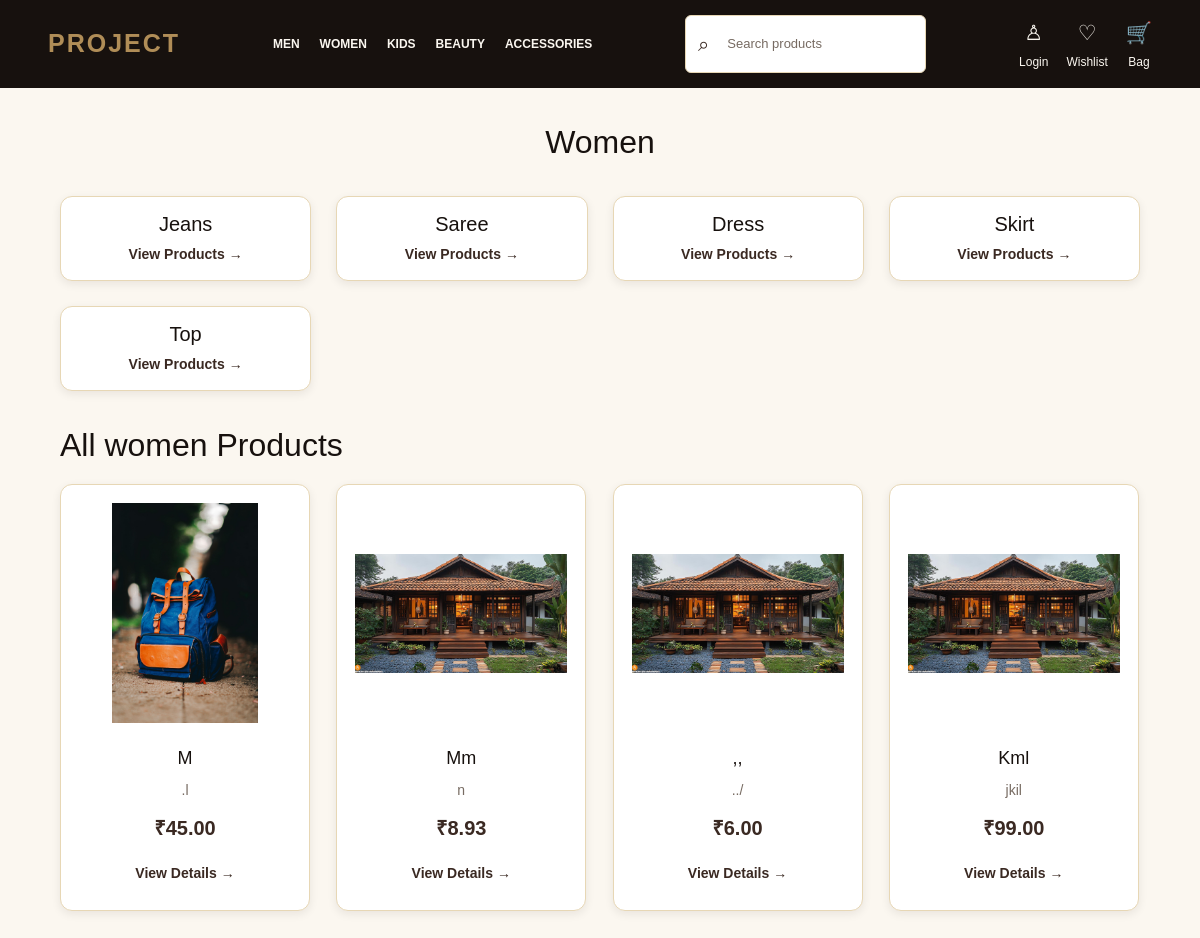
Page /category/women on the committed database.
### shopapp/models.py (models this page shows, shortened)
class Category(models.Model):
    name = models.CharField( max_length=100)
    image = models.ImageField(
        upload_to='categories/',
        blank=True,
        null=True
    )
    parent = models.ForeignKey('self',on_delete=models.CASCADE,null=True,blank=True,related_name='subcategories')
    def __str__(self):
        return self.name

class Product(models.Model):
    seller=models.ForeignKey(CustomUser,on_delete=models.CASCADE)
    category=models.ForeignKey(Category,on_delete=models.CASCADE)
    name=models.CharField(max_length=100)
    description=models.TextField()
    price=models.DecimalField(max_digits=10,decimal_places=2)
    image=models.ImageField(upload_to='products/')
    stock=models.PositiveIntegerField(default=0)
    def __str__(self):
        return self.name

### shopapp/views.py (the view)
# urls.py: path('category/<str:category>',category,name='category'),
def category(request,category):
    try :
        category_obj = Category.objects.filter(name__iexact=category)[0]
    except :
        return redirect('home')
    print(category_obj,category)
    subcategories = Category.objects.filter(parent=category_obj.id)
    products=Product.objects.filter(
        Q(category=category_obj) | Q(category__in=subcategories)
    ).distinct()
    print(category_obj)
    print(products)
    print(subcategories)
    return render(request, "category.html", {"category": category_obj,"products": products,"subcategories": subcategories})

### templates/category.html (shortened to what this page needs)
{% extends 'base.html' %}
{% block content %}
<div class="category-page">
    <h1>{{ category.name }}</h1>
    {% if subcategories %}
        <div class="category-container">
            {% for sub in subcategories %}
                <a href="{% url 'category' sub.name %}"
                   class="category-card">
                    <h3>{{ sub.name }}</h3>
                    <p>View Products →</p>
                </a>
            {% endfor %}
        </div>
    {% endif %}
    {% if products %}
        <h2 style="margin: 35px 0 20px; color: #17110E;">
            {% if subcategories %}
                All {{ category.name }} Products
            {% else %}
                {{ category.name }} Products
            {% endif %}
        </h2>
        <div class="product-container">
            {% for product in products %}
                <a href="{% url 'product_detail' product.id %}"
                   class="product-link">
                    <div class="product-card">
                        {% if product.image %}
                            <img src="{{ product.image.url }}"
                                 alt="{{ product.name }}">
                        {% endif %}
                        <h3>{{ product.name }}</h3>
                        <p class="description">
                            {{ product.description|truncatewords:15 }}
                        </p>
                        <p class="price">
                            ₹{{ product.price }}
                        </p>
                        <span class="view-details">
                            View Details →
                        </span>
                    </div>
                </a>
            {% endfor %}
        </div>
    {% elif not subcategories %}
        <p class="empty-message">
            No products found in this category.
        </p>
    {% endif %}
</div>
{% endblock %}

### shopapp/static/styles.css (style rules this page uses)
* { margin: 0; padding: 0; box-sizing: border-box; }
body { background-color: #FBF7F0; color: #17110E; font-family: Arial, sans-serif; }
.product-card, .category-card { background-color: #FFFFFF; color: #17110E; border: 1px solid #E7D7B5; border-radius: 10px; box-shadow: 0 4px 12px rgba(23, 17, 14, 0.08); transition: 0.3s ease; }
h1, h2, h3 { color: #17110E; }
.price { color: #3A2922; font-weight: bold; }

### templates/category.html (style rules this page uses)
.category-page { padding: 35px 5%; background-color: #FBF7F0; min-height: 100vh; font-family: Arial, sans-serif; }
.category-page h1 { text-align: center; font-size: 32px; color: #17110E; margin-bottom: 35px; text-transform: capitalize; }
.category-container { display: grid; grid-template-columns: repeat(auto-fit, minmax(200px, 1fr)); gap: 25px; }
.category-card { display: block; text-decoration: none; color: #17110E; background-color: #FFFFFF; border: 1px solid #E7D7B5; border-radius: 12px; overflow: hidden; text-align: center; box-shadow: 0 3px 10px rgba(23, 17, 14, 0.08); transition: 0.3s ease; }
.category-card h3 { margin: 15px 0 8px; font-size: 20px; color: #17110E; text-transform: capitalize; }
.category-card p { color: #3A2922; margin: 0 0 15px; font-size: 14px; font-weight: 600; }
.product-container { display: grid; grid-template-columns: repeat(auto-fit, minmax(220px, 1fr)); gap: 25px; }
.product-link { display: block; color: inherit; text-decoration: none; }
.product-card { height: 100%; width: 250px; box-sizing: border-box; background-color: #FFFFFF; color: #17110E; border: 1px solid #E7D7B5; border-radius: 12px; padding: 18px; text-align: center; box-shadow: 0 3px 10px rgba(23, 17, 14, 0.08); transition: 0.3s ease; cursor: pointer; }
.product-card img { width: 100%; height: 220px; object-fit: contain; margin-bottom: 15px; }
.product-card h3 { color: #17110E; font-size: 18px; margin: 10px 0; text-transform: capitalize; transition: color 0.3s ease; }
.product-card .description { color: #776B62; font-size: 14px; line-height: 1.5; margin-bottom: 12px; }
.product-card .price { color: #3A2922; font-size: 20px; font-weight: bold; margin: 12px 0; }
.view-details { display: inline-block; color: #3A2922; font-size: 14px; font-weight: bold; margin: 8px 0; transition: color 0.3s ease; }

### rows in the picture
Category: name "Women", name "women"
Category: name "Jeans"
Category: name "Saree"
Category: name "Dress"
Category: name "Skirt"
Category: name "Top"
Product: image (picture), name "M", description ".l", price "45.00"
Product: image (picture), name "Mm", description "n", price "8.93"
Product: image (picture), name ",,", description "../", price "6.00"
Product: image (picture), name "Kml", description "jkil", price "99.00"
